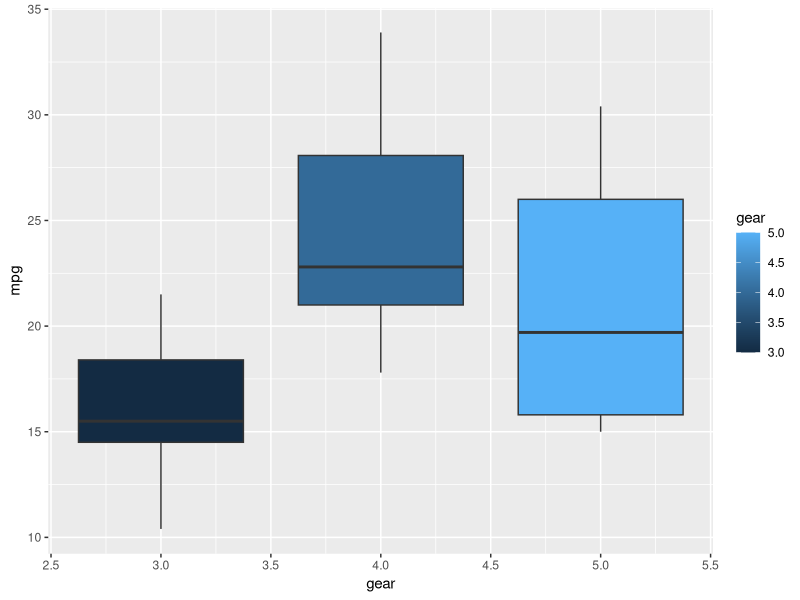
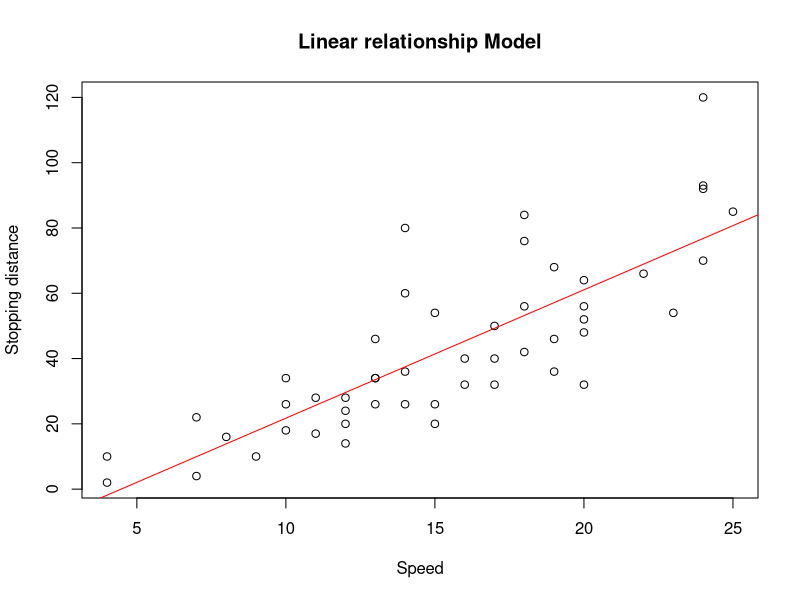
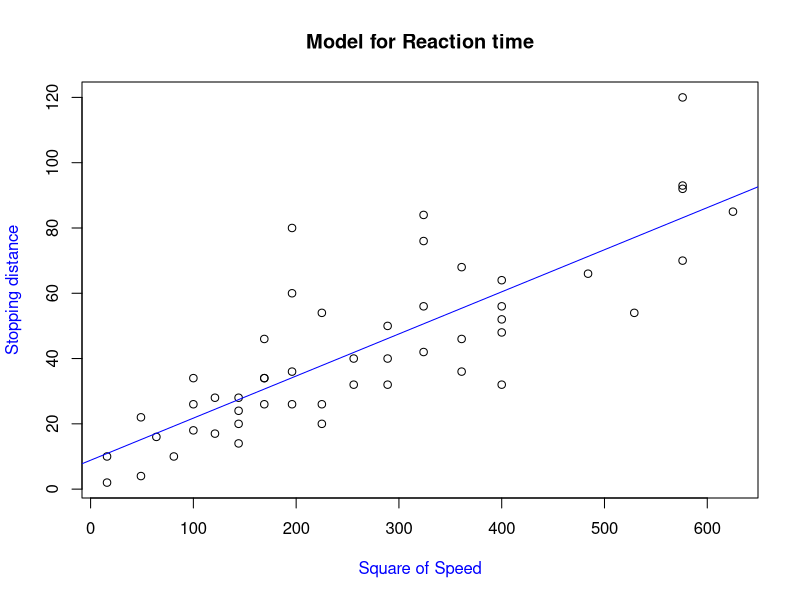

R code for these plots, in order:
## ---- chunk 1
knitr::opts_chunk$set(echo = TRUE)
## ---- chunk 2
#install.packages("tidyverse") #run only the first time
#install.packages("ggplot2") #run only the first time
library(ggplot2)
library(tidyverse)
## ---- chunk 3
cat(paste0("Question 3.1. Using the sum() function and : operator, write an expression in the code snippet to evaluate the sum of all integers between 5 and 55. (5pt)"))
a = 5
b = 55
n = b - a +1 
res_3.1 <- (n * (sum(a:b))) /2
cat(paste0("\nAnswer 3.1. Sum of all integers between 5 and 55 is = ",res_3.1))

## ---- chunk 4
cat(paste0("Question 3.2. Write a function called sumfun with one input parameter, called n, that calculates the sum of all integers between 5 and n. Use the function to do the calculation for n = 10, n = 20, and n = 100 and present the results. (5pt) \n"))

sumfun <- function(input) {
  p = input - 4 
  output <- (p * (sum(5:input))) /2
  return(output)
}

cat(paste0("Answer 3.2:"))
cat(paste0("\n sum of all integers between 5 and 10 is ", sumfun(10)))
cat(paste0("\n sum of all integers between 5 and 20 is ", sumfun(20)))
cat(paste0("\n sum of all integers between 5 and 100 is ", sumfun(100)))

## ---- chunk 5
cat(paste0("Question 3.3. The famous Fibonacci series is calculated as the sum of the two preceding members of the sequence, where the first two steps in the sequence are 1, 1. Write an R script using a for loop to calculate and print out the first 12 entries of the Fibonacci series. (5pt) \n"))

Fibonacci = list(1,1)
n1 = 1
n2 = 1
count=1
for (count in 1:10){
  nth = n1 + n2
  Fibonacci = append(Fibonacci, nth)
  # update values
  n1 = n2
  n2 = nth
  count = count + 1
}

cat(paste0("Answer 3.3 First 12 entries of the Fibonacci series are "))
cat(paste0(Fibonacci))

## ---- chunk 6
cat(paste0("Question 3.4. With the mtcars dataset bundled with R, use ggplot to generate a box of miles per gallon (in the variable mpg) as a function of the number of gears (in the variable gear). Use the fill aesthetic to colour bars by number of gears. (5pt) \n"))
ggplot(data = mtcars, 
       mapping = aes(x=gear, y=mpg, group = gear, fill=gear)) + 
  geom_boxplot() 

## ---- chunk 7
cat(paste0("Question 3.5. Using the cars dataset and the function lm, fit a linear relationship between speed and breaking distance in the variable distance. What are the fitted slope and intercept of the line, and their standard errors? What are the units used for the variables in the dataset? (5pt) \n"))

cars_linear_model <- lm(dist ~ speed, data=cars)
results3.5 <- cars_linear_model$coefficients
fitted_intercept <- results3.5[[1]]
cat("Answer 3.5: \nThe intercept of the fitted model is ",fitted_intercept)
cat(paste0("Summary of the Linear Model (Contains details about residual errors and standard errors in slope and intercept): "))
fitted_slope <- results3.5[[2]]
cat("\nThe slope of the fitted model is ",fitted_slope)
#cat(paste0("\nThe standard error in slope is ", summary[["coefficients"]][[4]]))

cat(paste0("\nThe resdiual standard error of the model is ",summary(cars_linear_model)$sigma)) 

cat(paste0("\n\nThe units used for the variables in the dataset: Speed is measured in miles per hour and the Stopping distance in feet."))
## ---- chunk 8
cat(paste0("Question 3.6. Use ggplot to plot the data points from Task 6 and the linear fit. (5pt)"))
plot(dist ~ speed, data=cars,
     main = "Linear relationship Model",
     xlab = "Speed",
     ylab = "Stopping distance")
abline(cars_linear_model, col='red')
## ---- chunk 9
cat(paste0("Question 3.7. Again using the cars dataset, now use linear regression (lm) to estimate the average reaction time for the driver to start braking (in seconds). To simplify matters you may assume that once braking commences, braking distance is proportional to the square of the speed. Explain the steps in your analysis. Do you get reasonable results? Finally, use ggplot to plot the data points and the fitted relationship. (10pt)"))

cars$speed2 <- cars$speed^2 #to store the square of speeds in a new column called speed2
reaction_time_model <- lm(dist ~ (speed2), data =cars) #using the lm function of R to fit the formula stopping_distance ~ speed^2
summary(reaction_time_model) #this will give the details of the fitted model


#Plot for reaction time:
plot(dist ~ (speed2), data=cars,
     main = "Model for Reaction time",
     xlab = "Square of Speed",
     ylab = "Stopping distance",
     col.main="black", col.lab="blue")
abline(reaction_time_model, col='blue')

